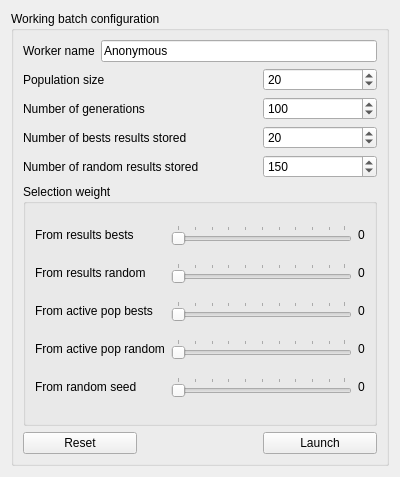
<?xml version="1.0" encoding="UTF-8"?>
<!--
Copyright 2011, 2012 Aurelien Da Campo, Cyprien Huissoud

This file is part of Genecraft-Project.

Genecraft-Project is free software: you can redistribute it and/or modify
it under the terms of the GNU General Public License as published by
the Free Software Foundation, either version 3 of the License, or
(at your option) any later version.

Genecraft-Project is distributed in the hope that it will be useful,
but WITHOUT ANY WARRANTY; without even the implied warranty of
MERCHANTABILITY or FITNESS FOR A PARTICULAR PURPOSE.  See the
GNU General Public License for more details.

You should have received a copy of the GNU General Public License
along with Genecraft-Project.  If not, see <http://www.gnu.org/licenses/>.
-->
<ui version="4.0">
 <class>WorkerConfiguration</class>
 <widget class="QWidget" name="WorkerConfiguration">
  <property name="geometry">
   <rect>
    <x>0</x>
    <y>0</y>
    <width>400</width>
    <height>477</height>
   </rect>
  </property>
  <property name="windowTitle">
   <string>Worker Configuration</string>
  </property>
  <property name="windowIcon">
   <iconset resource="../../../ressources/ressources.qrc">
    <normaloff>:/img/icons/effector</normaloff>:/img/icons/effector</iconset>
  </property>
  <layout class="QVBoxLayout" name="verticalLayout">
   <item>
    <widget class="QGroupBox" name="groupBox">
     <property name="title">
      <string>Working batch configuration</string>
     </property>
     <layout class="QGridLayout" name="gridLayout">
      <item row="5" column="0" colspan="2">
       <widget class="QLabel" name="label">
        <property name="text">
         <string>Population size</string>
        </property>
       </widget>
      </item>
      <item row="6" column="0" colspan="2">
       <widget class="QLabel" name="label_2">
        <property name="text">
         <string>Number of generations</string>
        </property>
       </widget>
      </item>
      <item row="9" column="0" colspan="3">
       <widget class="QGroupBox" name="groupBox_2">
        <property name="title">
         <string>Selection weight</string>
        </property>
        <layout class="QGridLayout" name="gridLayout_2">
         <item row="0" column="0">
          <widget class="QLabel" name="label_3">
           <property name="text">
            <string>From results bests</string>
           </property>
          </widget>
         </item>
         <item row="1" column="0">
          <widget class="QLabel" name="label_4">
           <property name="text">
            <string>From results random</string>
           </property>
          </widget>
         </item>
         <item row="2" column="0">
          <widget class="QLabel" name="label_5">
           <property name="text">
            <string>From active pop bests</string>
           </property>
          </widget>
         </item>
         <item row="3" column="0">
          <widget class="QLabel" name="label_6">
           <property name="text">
            <string>From active pop random</string>
           </property>
          </widget>
         </item>
         <item row="4" column="0">
          <widget class="QLabel" name="label_7">
           <property name="text">
            <string>From random seed</string>
           </property>
          </widget>
         </item>
         <item row="0" column="1">
          <widget class="QSlider" name="sldBestResults">
           <property name="minimum">
            <number>0</number>
           </property>
           <property name="tracking">
            <bool>true</bool>
           </property>
           <property name="orientation">
            <enum>Qt::Horizontal</enum>
           </property>
           <property name="tickPosition">
            <enum>QSlider::TicksAbove</enum>
           </property>
          </widget>
         </item>
         <item row="1" column="1">
          <widget class="QSlider" name="sldRandomResults">
           <property name="value">
            <number>0</number>
           </property>
           <property name="orientation">
            <enum>Qt::Horizontal</enum>
           </property>
           <property name="tickPosition">
            <enum>QSlider::TicksAbove</enum>
           </property>
          </widget>
         </item>
         <item row="2" column="1">
          <widget class="QSlider" name="sldBestPop">
           <property name="value">
            <number>0</number>
           </property>
           <property name="orientation">
            <enum>Qt::Horizontal</enum>
           </property>
           <property name="tickPosition">
            <enum>QSlider::TicksAbove</enum>
           </property>
          </widget>
         </item>
         <item row="3" column="1">
          <widget class="QSlider" name="sldRandomPop">
           <property name="value">
            <number>0</number>
           </property>
           <property name="orientation">
            <enum>Qt::Horizontal</enum>
           </property>
           <property name="tickPosition">
            <enum>QSlider::TicksAbove</enum>
           </property>
          </widget>
         </item>
         <item row="4" column="1">
          <widget class="QSlider" name="sldRandomSeed">
           <property name="orientation">
            <enum>Qt::Horizontal</enum>
           </property>
           <property name="tickPosition">
            <enum>QSlider::TicksAbove</enum>
           </property>
          </widget>
         </item>
         <item row="0" column="2">
          <widget class="QLabel" name="label_10">
           <property name="text">
            <string>0</string>
           </property>
          </widget>
         </item>
         <item row="1" column="2">
          <widget class="QLabel" name="label_11">
           <property name="text">
            <string>0</string>
           </property>
          </widget>
         </item>
         <item row="2" column="2">
          <widget class="QLabel" name="label_12">
           <property name="text">
            <string>0</string>
           </property>
          </widget>
         </item>
         <item row="3" column="2">
          <widget class="QLabel" name="label_13">
           <property name="text">
            <string>0</string>
           </property>
          </widget>
         </item>
         <item row="4" column="2">
          <widget class="QLabel" name="label_14">
           <property name="text">
            <string>0</string>
           </property>
          </widget>
         </item>
        </layout>
       </widget>
      </item>
      <item row="7" column="0" colspan="2">
       <widget class="QLabel" name="label_8">
        <property name="text">
         <string>Number of bests results stored</string>
        </property>
       </widget>
      </item>
      <item row="8" column="0" colspan="2">
       <widget class="QLabel" name="label_9">
        <property name="text">
         <string>Number of random results stored</string>
        </property>
       </widget>
      </item>
      <item row="10" column="2">
       <widget class="QPushButton" name="pushButton">
        <property name="text">
         <string>Launch</string>
        </property>
       </widget>
      </item>
      <item row="0" column="0" colspan="3">
       <layout class="QHBoxLayout" name="horizontalLayout">
        <item>
         <widget class="QLabel" name="label_15">
          <property name="text">
           <string>Worker name</string>
          </property>
         </widget>
        </item>
        <item>
         <widget class="QLineEdit" name="txtWorkerName">
          <property name="text">
           <string>Anonymous</string>
          </property>
         </widget>
        </item>
       </layout>
      </item>
      <item row="5" column="2">
       <widget class="QSpinBox" name="spbPopSize">
        <property name="minimum">
         <number>1</number>
        </property>
        <property name="maximum">
         <number>10000</number>
        </property>
        <property name="value">
         <number>20</number>
        </property>
       </widget>
      </item>
      <item row="6" column="2">
       <widget class="QSpinBox" name="spbMaxGen">
        <property name="minimum">
         <number>1</number>
        </property>
        <property name="maximum">
         <number>10000</number>
        </property>
        <property name="value">
         <number>100</number>
        </property>
       </widget>
      </item>
      <item row="7" column="2">
       <widget class="QSpinBox" name="spbBestResults">
        <property name="minimum">
         <number>1</number>
        </property>
        <property name="maximum">
         <number>1000</number>
        </property>
        <property name="value">
         <number>20</number>
        </property>
       </widget>
      </item>
      <item row="8" column="2">
       <widget class="QSpinBox" name="spbRandomResults">
        <property name="minimum">
         <number>1</number>
        </property>
        <property name="maximum">
         <number>1000</number>
        </property>
        <property name="value">
         <number>150</number>
        </property>
       </widget>
      </item>
      <item row="10" column="0">
       <widget class="QPushButton" name="pbReset">
        <property name="text">
         <string>Reset</string>
        </property>
       </widget>
      </item>
     </layout>
    </widget>
   </item>
  </layout>
 </widget>
 <resources>
  <include location="../../../ressources/ressources.qrc"/>
 </resources>
 <connections>
  <connection>
   <sender>sldBestResults</sender>
   <signal>valueChanged(int)</signal>
   <receiver>label_10</receiver>
   <slot>setNum(int)</slot>
   <hints>
    <hint type="sourcelabel">
     <x>281</x>
     <y>191</y>
    </hint>
    <hint type="destinationlabel">
     <x>350</x>
     <y>192</y>
    </hint>
   </hints>
  </connection>
  <connection>
   <sender>sldRandomResults</sender>
   <signal>valueChanged(int)</signal>
   <receiver>label_11</receiver>
   <slot>setNum(int)</slot>
   <hints>
    <hint type="sourcelabel">
     <x>302</x>
     <y>226</y>
    </hint>
    <hint type="destinationlabel">
     <x>354</x>
     <y>226</y>
    </hint>
   </hints>
  </connection>
  <connection>
   <sender>sldBestPop</sender>
   <signal>valueChanged(int)</signal>
   <receiver>label_12</receiver>
   <slot>setNum(int)</slot>
   <hints>
    <hint type="sourcelabel">
     <x>336</x>
     <y>283</y>
    </hint>
    <hint type="destinationlabel">
     <x>357</x>
     <y>280</y>
    </hint>
   </hints>
  </connection>
  <connection>
   <sender>sldRandomPop</sender>
   <signal>valueChanged(int)</signal>
   <receiver>label_13</receiver>
   <slot>setNum(int)</slot>
   <hints>
    <hint type="sourcelabel">
     <x>336</x>
     <y>319</y>
    </hint>
    <hint type="destinationlabel">
     <x>357</x>
     <y>316</y>
    </hint>
   </hints>
  </connection>
  <connection>
   <sender>sldRandomSeed</sender>
   <signal>valueChanged(int)</signal>
   <receiver>label_14</receiver>
   <slot>setNum(int)</slot>
   <hints>
    <hint type="sourcelabel">
     <x>336</x>
     <y>355</y>
    </hint>
    <hint type="destinationlabel">
     <x>357</x>
     <y>352</y>
    </hint>
   </hints>
  </connection>
 </connections>
</ui>
